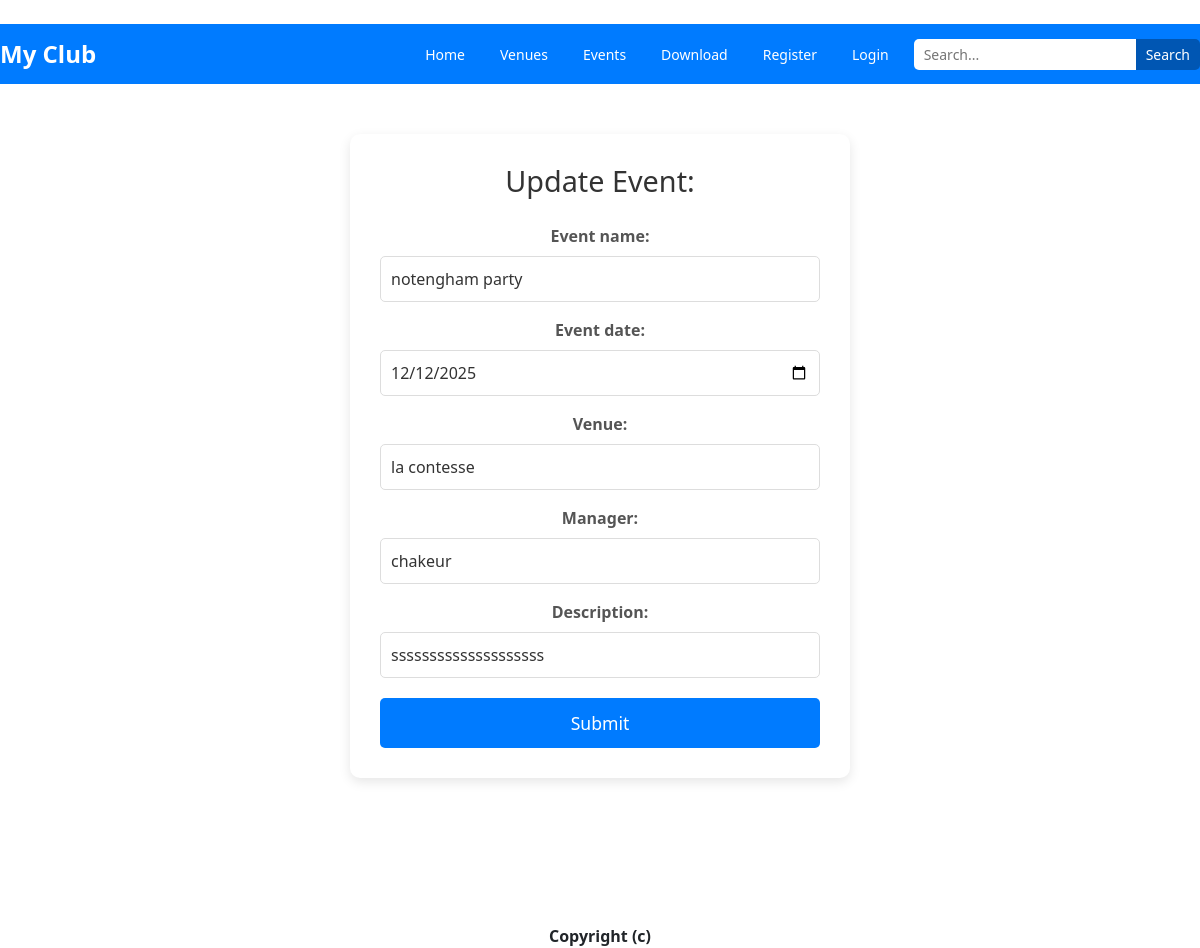
/update_event/2, run on the app's committed database.
### event/models.py (models this page shows, shortened)
class Event(models.Model):
    name = models.CharField('event name' , max_length=100 , null= False)
    date = models.DateField('event date')
    venue = models.ForeignKey(Venue ,null=True , on_delete=models.CASCADE )
    manager = models.ForeignKey(User, null=True , on_delete= models.SET_NULL)
    description = models.TextField('description' , null= True)
    attendees = models.ManyToManyField(MyUser)
    approved = models.BooleanField('approved' , default=False)

class Venue(models.Model):
    name= models.CharField('name of venue' , max_length=100 , null=False)
    address= models.CharField('address' , max_length=100 , null=False)
    zip_code = models.CharField('zip' , max_length=10)
    phone= models.CharField('phone number' , max_length=15 , blank=True)
    web= models.URLField('website url' , blank= True)
    email = models.EmailField('email' , blank=True)
    owner = models.IntegerField('Venue Owner' , blank= False , default=1)
    image = models.ImageField(null= True , blank=True , upload_to='images/')
    def __str__(self):
        return self.name

### event/views.py (the view)
# urls.py: path('update_event/<event_id>' , views.update_event , name='update_event'),
def update_event(request ,event_id ):
    event = Event.objects.get(pk= event_id)
    if request.user.is_superuser:
        form=EventFormAdmin(request.POST or None , instance=event)
    else:
        form=EventFormAdmin(request.POST or None , instance=event)
    if form.is_valid():
        form.save()
        return redirect("venues")
    return render(request, 'event/update_event.html', {'event': event ,'form':form,})

### event/forms.py
class EventFormAdmin(forms.ModelForm):
    class Meta :
        model = Event
        fields=('name','date','venue','manager' ,'description' )
        widgets= {
            'name':forms.TextInput(attrs={'class':'form-control'}),
            'date':forms.TextInput(attrs={'class':'form-control','type': 'date'}),
            'venue': forms.Select(attrs={'class': 'form-control'}),
            'manager': forms.Select(attrs={'class': 'form-control'}),
            'description':forms.TextInput(attrs={'class':'form-control'}) ,
        }

### event/templates/event/update_event.html (shortened to what this page needs)
{% extends 'base.html' %}
{% block content %}
<head>
    <link rel="stylesheet" href="https://cdn.jsdelivr.net/npm/bootstrap@5.3.0/dist/css/bootstrap.min.css">
</head>
<center>
    <div class="form-container">
        <h2>Update Event: </h2>
        <form method="post">
            <div class="form-group">
                {{ form.as_p }}
            </div>
            <input type="submit" name="submit" value="Submit" class="btn btn-primary">
        </form>
    </div>
</center>
{% endblock %}

### event/templates/navbar.html (style rules this page uses)
* { margin: 0; padding: 0; box-sizing: border-box; }
body { font-family: Arial, sans-serif; }

### event/templates/event/update_event.html (style rules this page uses)
.form-container { max-width: 500px; margin: 50px auto; padding: 30px; background-color: #ffffff; border-radius: 10px; box-shadow: 0 4px 12px rgba(0, 0, 0, 0.1); }
.form-container h2 { text-align: center; margin-bottom: 25px; color: #333; font-size: 1.8em; }
.form-container .form-group { margin-bottom: 20px; }
.form-container .form-group label { font-weight: bold; margin-bottom: 8px; display: block; color: #555; }
.form-container .form-group input, .form-container .form-group textarea, .form-container .form-group select { width: 100%; padding: 10px; border: 1px solid #ddd; border-radius: 5px; font-size: 1em; color: #333; }
.form-container input[type="submit"] { width: 100%; padding: 12px; font-size: 1.1em; background-color: #007BFF; color: white; border: none; border-radius: 5px; cursor: pointer; transition: background-color 0.3s ease; }

### data on the page
Event: name "notengham party", date "12/12/2025", venue "la contesse", manager "chakeur", description "ssssssssssssssssssss"
